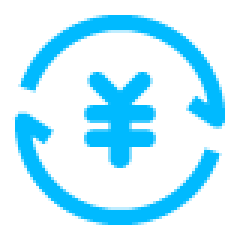
#> input picture images/res/func01@2x.png, 80 x 80 px (shown 3 times larger); its folder holds only this picture in this run
$ python imageColor.py
#> lines starting #> are read from the running program, lines starting #| are printed output that depends on the picture
#!/usr/bin/env python3
# -*- coding: utf-8 -*-

from PIL import Image
import os, sys

print(os.getcwd())#获得当前工作目录
print(os.path.abspath('.')) #获得当前工作目录
print(os.path.abspath('..'))#获得当前工作目录的父目录
print(os.path.abspath(os.curdir))#获得当前工作目录

class ChangeImageColor(object):

	@classmethod
	def startHandle(self, rgb):
		# 获取当前路径，并创建新目录用于输出结果image
#> called with rgb = (26, 134, 213)
		path = os.getcwd() + '/res'
		npath = os.getcwd() + '/res/result/'

		print("路径：", os.getcwd())

		if not os.path.exists(npath):
			os.makedirs(npath)
		else:
			# 如果存在相同新目录，那么删除下面文件
			for root, dirs, files in os.walk(npath):
				for file_name in files:
					os.remove(npath + file_name)

		# 新颜色值
		nr, ng, nb = rgb
		# 存放背景颜色
		br, bg, bb, ba = 0, 0, 0, 0
		# 遍历目录
		for root, dirs, files in os.walk(path):
			print("root: %s" % root) # 当前目录路径
			print(f"firs: {files}") # 当前路径下所有子目录
			print("files: ", files) # 当前路径下所有非目录子文件

			# 遍历所有图片文件
			for file_name in files:
				if file_name != '.DS_Store':
					image = Image.open(root + '/' + file_name)
#> image is the input picture: PIL image 80x80 RGBA; mean R, G, B, A 183.5, 235.6, 255, 61
					if image is not None:
						image_width, image_height = image.size
#> image_width = 80; image_height = 80
						# 遍历Image每个像素
						for i in range(image_width):
							for j in range(image_height):
								xy = (i, j)
								#下面是获取像素和比较像素
								color = image.getpixel(xy)
								color_num = len(color)
								# 判断颜色是否有alpha值
								if color_num == 4:
									r, g, b, a = color
									if i == 0 and j == 0:
										br, bg, bb, ba = color
									if br != r or bg != g or bb != b:
										# 替换像素并保留alpha值
										image.putpixel(xy, (nr, ng, nb, a))
								elif color_num == 3:
									r, g, b = color
									if i == 0 and j == 0:
										br, bg, bb = color
									if br != r or bg != b or bb != b:
										image.putpixel(xy, (nr, ng, nb))
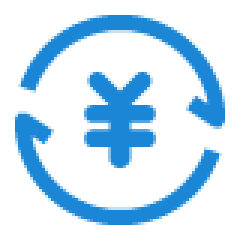
#> image: PIL image 80x80 RGBA (shown 3 times larger); mean R, G, B, A 190.8, 221.1, 243.2, 61; transparent parts drawn white
						image.save(npath + file_name)
		print("------end-----")
	# 把16进制转换为rgb
	@classmethod
	def hex2rgb(self, hexcolor):
		rgb = ((hexcolor >> 16) & 0xff,
			   (hexcolor >> 8) & 0xff,
			   hexcolor & 0xff
			   )
		return rgb

if __name__ == '__main__':
	# hexColor = int(input("请输入新16进制颜色值："), 16)
	hexColor = int("0x1A86D5", 16)
	ChangeImageColor.startHandle(ChangeImageColor.hex2rgb(hexColor))
